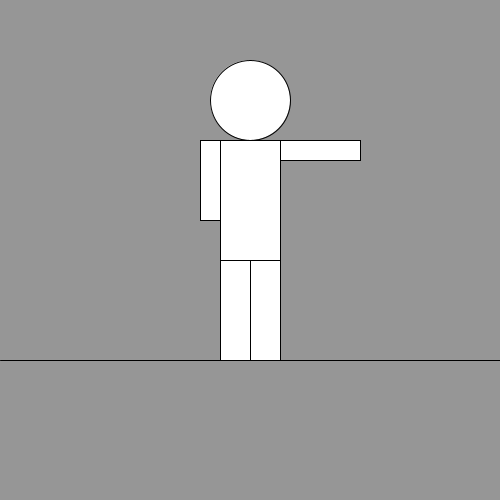
Frame 1 (no input)
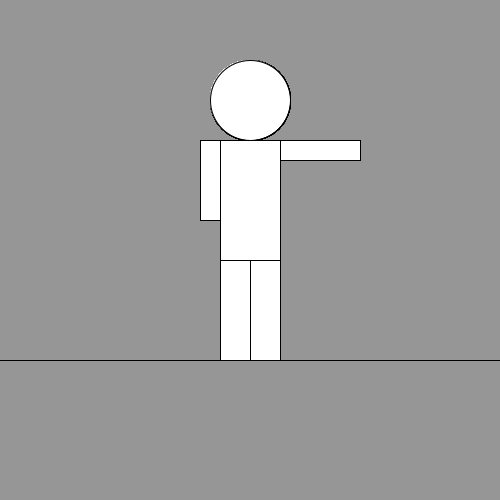
Frame 60 (the mouse pressed at the canvas centre just before this capture)
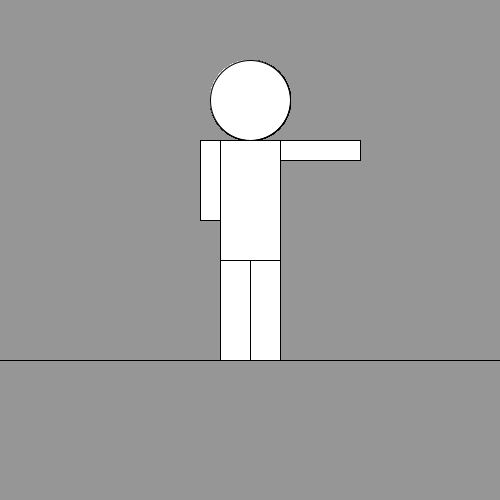
Frame 120 (the mouse held since frame 60 and released just before this capture)

The Processing sketch that drew these frames (run headless with seeded random() and noise(); from frame 60 on, the mouse is pressed at the canvas centre):

// Processing sketch: processing_88992
// ── processing_88992.pde

int velocityX;
int uX, uY;
void setup()
{
  size(500,500);
  background(150);
  velocityX=10;
  uX = 340;
  uY = 170;
}

void draw()
{
  {
    if(mouseX<width/2-10);
      {
      if(mouseY>height/2+10)
      {
        background(150);
        ellipse(uX,uY,30,30);
        uY = uY - velocityX;
        if (uY > 340 || uY < 170)
        {
          velocityX = velocityX *-1;
        }
      }
    }
  }
  
  {
  ellipse(250,100,80,80);
  rect(220,140,60,120);
  rect(200,140,20,80);
  rect(280,140,80,20);
  rect(220,260,30,100);
  rect(250,260,30,100);
  line(0,360,500,360);
  }
}
// I didn't have enough time to make the program run correctlty. The animation only works when the cursor is in the bottom left portion of the screen
